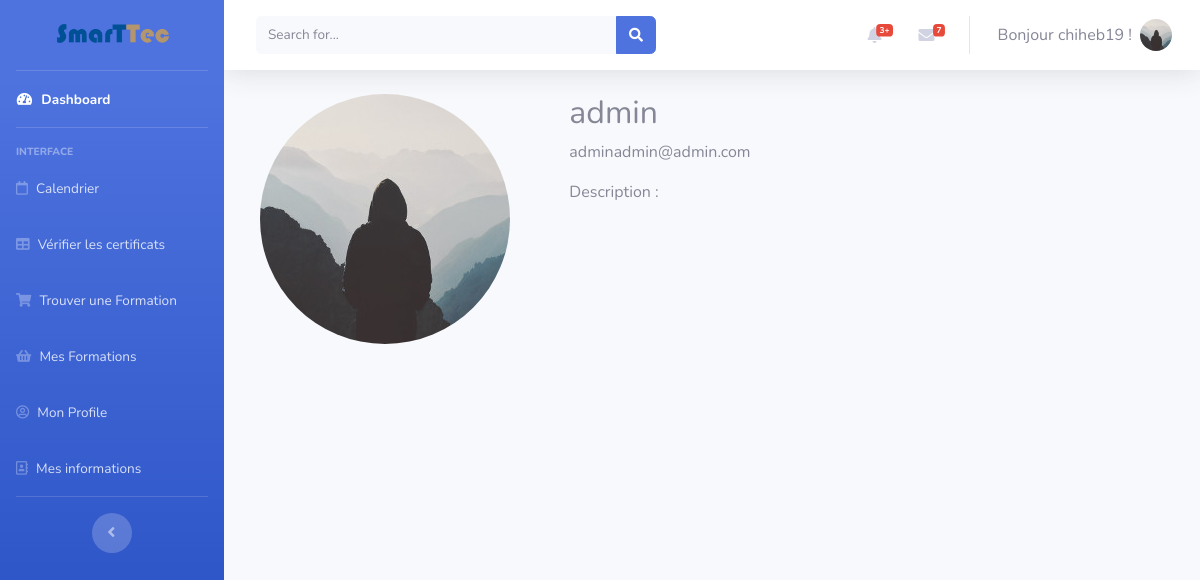
/profile/1 (signed in), run on an earlier commit of the app's database.
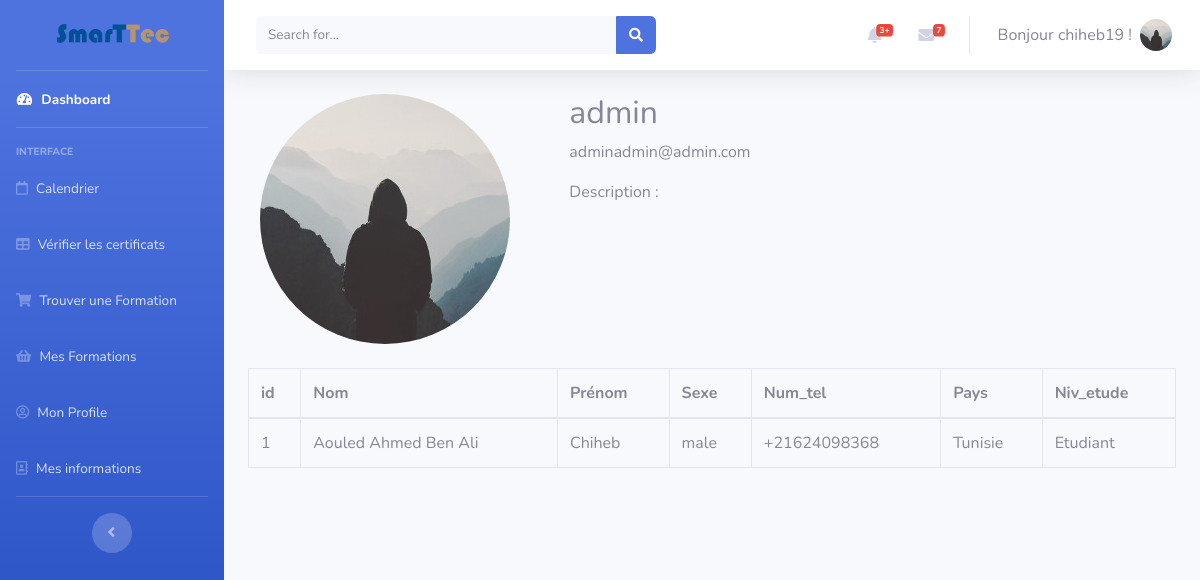
And on a later commit of the database.
### flaskblog/models.py (models this page shows, shortened)
class User(db.Model, UserMixin):
    id = db.Column(db.Integer, primary_key=True)
    username = db.Column(db.String(20), unique=True, nullable=False)
    email = db.Column(db.String(120), unique=True, nullable=False)
    image_file = db.Column(db.String(20), nullable=False,
                           default='default.jpg')
    password = db.Column(db.String(60), nullable=False)
    acc_rights = db.Column(db.Integer, default=2)
    posts = db.relationship('Post', backref='author', lazy=True)
    subscriptions = db.relationship(
        'Subscription', backref='subscribed', lazy=True)
    infos = db.relationship(
        'Userinfo', backref='currentuser', lazy=True)

class Userinfo(db.Model):
    id = db.Column(db.Integer, primary_key=True)
    Nom = db.Column(db.String(30), nullable=True)
    Prenom = db.Column(db.String(30), nullable=True)
    Sexe = db.Column(db.String(20), nullable=True)
    Num_tel = db.Column(db.String(20), nullable=True)
    Pays = db.Column(db.String(20), nullable=True)
    Niv_etude = db.Column(db.String(20), nullable=True)
    user_id = db.Column(db.Integer, db.ForeignKey(
        'user.id'), nullable=False)

### flaskblog/users/routes.py (the view)
@ users.route("/profile/<int:user_id>", methods=['GET', 'POST'])
@ login_required
def profile(user_id):
    user = User.query.get(user_id)
    if(len(user.infos)):
        userinfo = user.infos[0]
    else:
        userinfo = None
    return render_template('profile.html', user=user, userinfo=userinfo)

### flaskblog/models.py (called while the page is built)
@login_manager.user_loader
def load_user(user_id):
    return User.query.get(int(user_id))

### flaskblog/templates/startbootstrap-sb-admin-2-gh-pages/profile.html (shortened to what this page needs)
{% extends "base.html" %} {% block content %}
<div id="wrapper">
  {% include 'Sidebar.html' %}
  <div id="content-wrapper" class="d-flex flex-column">
    <div id="content">
      {% include 'Topbar.html' %}
      <div class="container-fluid">
        <div class="content-section">
          <div class="media">
            <div class="col-4">
              <img
                class="rounded-circle account-img"
                src="{{url_for('static',filename='profile_pics/'+user.image_file) }}"
              />
            </div>
            <div class="media-body center col-8">
              <h2 class="account-heading">{{ user.username }}</h2>
              <p class="text-secondary">{{ user.email }}</p>
              <p>Description : <br /></p>
            </div>
          </div>
        {% if userinfo %}
            <table class="table table-bordered" width="100%" cellspacing="0">
              <thead>
                <tr>
                  <th>id</th>
                  <th>Nom</th>
                  <th>Prénom</th>
                  <th>Sexe</th>
                  <th>Num_tel</th>
                  <th>Pays</th>
                  <th>Niv_etude</th>
                </tr>
              </thead>
              <tbody>
                <tr>
                  <td>{{user.id}}</td>
                  <td>{{userinfo.Nom}}</td>
                  <td>{{userinfo.Prenom}}</td>
                  <td>{{userinfo.Sexe}}</td>
                  <td>{{userinfo.Num_tel}}</td>
                  <td>{{userinfo.Pays}}</td>
                  <td>{{userinfo.Niv_etude}}</td>
                </tr>
              </tbody>
            </table>
        {% endif %}
        </div>
      </div>
    </div>
  </div>
</div>
{% endblock %}

### flaskblog/templates/startbootstrap-sb-admin-2-gh-pages/base.html (shortened to what this page needs)
<!DOCTYPE html>
<html lang="en">
  <head>
    <link
      href="{{url_for('static',filename='vendor/fontawesome-free/css/all.min.css')}}"
      rel="stylesheet"
      type="text/css"
    />
    <link
      href="{{url_for('static',filename='vendor/fullcalendar/main.css')}}"
      rel="stylesheet"
    />
    <link
      href="{{url_for('static',filename='css/sb-admin-2.min.css')}}"
      rel="stylesheet"
    />
    <link
      href="{{url_for('static',filename='css/fedora.css')}}"
      rel="stylesheet"
    />
    <link
      href="{{url_for('static',filename='css/extra.css')}}"
      rel="stylesheet"
    />
    <link
      href="{{url_for('static',filename='scss/calendar.scss')}}"
      rel="stylesheet"
    />
  </head>
  <body id="page-top">
    {%block content %}{% endblock %} {% include 'modals/flashes_modal.html' %}
  </body>
</html>

### flaskblog/templates/startbootstrap-sb-admin-2-gh-pages/Sidebar.html (shortened to what this page needs)
<div id="wrapper">
  <ul
    class="navbar-nav bg-gradient-primary sidebar sidebar-dark accordion"
    id="accordionSidebar"
  >
    <a
      class="sidebar-brand d-flex align-items-center justify-content-center"
      href="/"
    >
      <img
        src="{{url_for('static',filename='img/SMARTTEC-Logo.png')}}"
        style="max-width: 100%; max-height: 100%"
      />
    </a>
    <hr class="sidebar-divider my-0" />
    <li class="nav-item active">
      <a class="nav-link" href="/home">
        <i class="fas fa-fw fa-tachometer-alt"></i>
        <span>Dashboard</span></a
      >
    </li>
    <hr class="sidebar-divider" />
    <div class="sidebar-heading">Interface</div>
    <li class="nav-item">
      <a class="nav-link" href="/calendar">
        <i class="far fa-calendar"></i>
        <span>Calendrier</span></a
      >
    </li>
    <li class="nav-item">
      <a class="nav-link" href="/search">
        <i class="fas fa-table"></i>
        <span>Vérifier les certificats</span></a
      >
    </li>
    {%if current_user.is_authenticated %} {% if current_user.acc_rights==2 %}
    <li class="nav-item">
      <a class="nav-link" href="/">
        <i class="fas fa-shopping-cart"></i>
        <span>Trouver une Formation</span></a
      >
    </li>
    <li class="nav-item">
      <a class="nav-link" href="/mesformations">
        <i class="fas fa-shopping-basket"></i>
        <span>Mes Formations</span></a
      >
    </li>
    {% endif %}
    <li class="nav-item">
      <a class="nav-link" href="/account">
        <i class="far fa-user-circle"></i>
        <span>Mon Profile</span></a
      >
    </li>
    <li class="nav-item">
      <a class="nav-link" href="/infos">
        <i class="far fa-address-book"></i>
        <span>Mes informations</span></a
      >
    </li>
    {% endif %}
    <hr class="sidebar-divider" />
    <div class="text-center d-none d-md-inline">
      <button class="rounded-circle border-0" id="sidebarToggle"></button>
    </div>
  </ul>
</div>

### flaskblog/templates/startbootstrap-sb-admin-2-gh-pages/Topbar.html (shortened to what this page needs)
<nav
  class="navbar navbar-expand navbar-light bg-white topbar mb-4 static-top shadow"
>
  <form
    class="d-none d-sm-inline-block form-inline mr-auto ml-md-3 my-2 my-md-0 mw-100 navbar-search"
  >
    <div class="input-group">
      <input
        type="text"
        class="form-control bg-light border-0 small"
        placeholder="Search for..."
        aria-label="Search"
        aria-describedby="basic-addon2"
      />
      <div class="input-group-append">
        <button class="btn btn-primary" type="button">
          <i class="fas fa-search fa-sm"></i>
        </button>
      </div>
    </div>
  </form>
  <ul class="navbar-nav ml-auto">
    {% if current_user.username %}
    <li class="nav-item dropdown no-arrow mx-1">
      <a
        class="nav-link dropdown-toggle"
        href="#"
        id="alertsDropdown"
        role="button"
        data-toggle="dropdown"
        aria-haspopup="true"
        aria-expanded="false"
      >
        <i class="fas fa-bell fa-fw"></i>
        <span class="badge badge-danger badge-counter">3+</span>
      </a>
    </li>
    <li class="nav-item dropdown no-arrow mx-1">
      <a
        class="nav-link dropdown-toggle"
        href="#"
        id="messagesDropdown"
        role="button"
        data-toggle="dropdown"
        aria-haspopup="true"
        aria-expanded="false"
      >
        <i class="fas fa-envelope fa-fw"></i>
        <span class="badge badge-danger badge-counter">7</span>
      </a>
    </li>
    <li class="nav-item dropdown no-arrow">
      <a
        class="nav-link dropdown-toggle"
        href="#"
        id="userDropdown"
        role="button"
        data-toggle="dropdown"
        aria-haspopup="true"
        aria-expanded="false"
      >
        <span class="mr-2 d-none d-lg-inline text-gray-600 large"
          >Bonjour {{current_user.username}} !</span
        >
        <img
          class="img-profile rounded-circle"
          src="{{url_for('static',filename='profile_pics/' +current_user.image_file)}}"
        />
      </a>
    </li>
    {%endif%}
  </ul>
</nav>

### flaskblog/static/css/extra.css (style rules this page uses)
:root { --input-padding-x: 1.5rem; --input-padding-y: 0.75rem; }

What changed in the data, as far as the page shows it:
shown differently, row unchanged: User "admin": id (not shown) → "1"
added Userinfo: Nom "Aouled Ahmed Ben Ali", Prenom "Chiheb", Sexe "male", Num_tel "+21624098368", Pays "Tunisie", Niv_etude "Etudiant"
Also different on the page:
text now shown: "id Nom Prénom Sexe Num_tel Pays Niv_etude"
